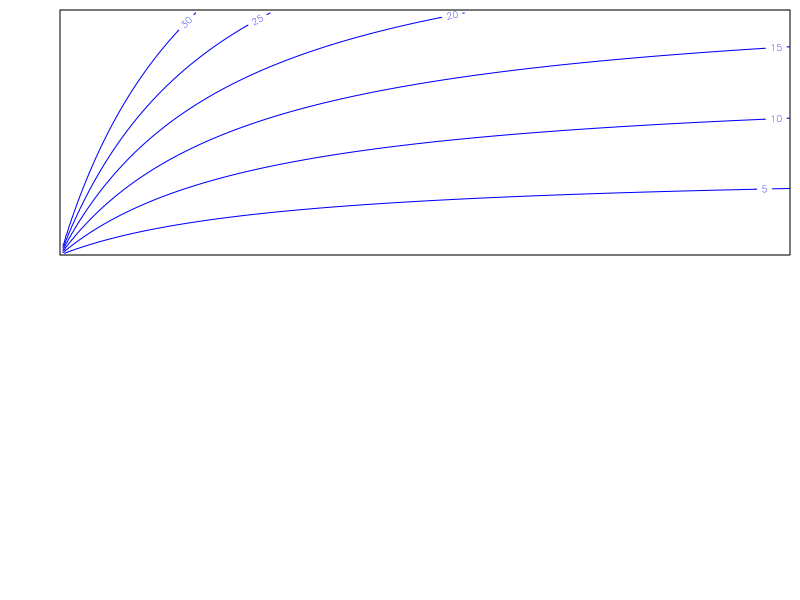

The R script that drew this image: (Note: this script raises an error after producing the figure.)
### R script to generate plot of positivity surfaces with final model parameters

p.pos <- function(p.inf=0.1,p.screen=0.05,p.asymp=0.92,p.attend.given.symp=0.91,p.test.given.symp=0.95,p.pos=0.97,p.falsepos=0.002) {
    p.pos <- (p.inf*(1-p.asymp)*p.attend.given.symp*p.pos + p.inf*p.asymp*p.screen*p.pos + (1-p.inf)*p.screen*p.falsepos)/(p.inf*(1-p.asymp)*p.attend.given.symp*p.pos + p.inf*p.asymp*p.screen*p.pos + (1-p.inf)*p.screen*p.falsepos + (1-p.inf)*p.screen*(1-p.falsepos))
return(p.pos)
}

p.inf <- seq(0.001,0.15,by=0.001)
p.screen <- seq(0.001,0.25,by=0.001)
p.positive <- matrix(0,nrow=length(p.inf),ncol=length(p.screen))
for (i in 1:length(p.inf)) {for (j in 1:length(p.screen)) {p.positive[i,j] <- p.pos(p.inf=p.inf[i],p.screen=p.screen[j])}}
p.positive.f <- matrix(0,nrow=length(p.inf),ncol=length(p.screen))
for (i in 1:length(p.inf)) {for (j in 1:length(p.screen)) {p.positive.f[i,j] <- p.pos(p.inf=p.inf[i],p.screen=p.screen[j],p.asymp=0.83)}}

setEPS()
postscript("~/Desktop/newfig2.eps",width=6,height=(3.267*2))
#pdf("~/Desktop/newfig2.pdf",width=6,height=(3.267*2))
layout(c(1,2))
par(mai=c(0.45,0.6,0.1,0.1),cex=0.7)

contour(p.screen,p.inf*(1-0.45)*(1-0.09),t(p.positive)*100,levels=c(0.05,0.1,0.15,0.2,0.25,0.3)*100,xaxt='n',yaxt='n',xaxs='i',yaxs='i',xlim=c(0,0.25),ylim=c(0,0.076),col="blue")
#contour(p.screen,p.inf*(1-0.45)*(1-0.09),t(p.positive.f)*100,levels=c(0.05,0.1,0.15,0.2,0.25,0.3)*100,xaxt='n',yaxt='n',xaxs='i',yaxs='i',xlim=c(0,0.25),ylim=c(0,0.076),add=T,col="red")

x <- list()
y <- list()
for (i in c(1,2,3,4,5,8,9,10,11,12,13)) {
p.screenobs <- tested.m[2,i]/(m.15.19+m.20.24)[i]
p.posobs <- colSums(notifications.m[2:3,])[i]/tested.m[2,i]
xx <- yy <- seq(0,0.25,length.out=1000)
for (k in 1:1000) {yy[k] <- p.pos(p.inf=xx[k],p.screen=p.screenobs)}
x[[length(x)+1]] <- p.screenobs
y[[length(y)+1]] <- xx[which.min(abs(yy-p.posobs))]}
x <- as.numeric(x)
y <- as.numeric(y)

points(x,y*(1-0.45)*(1-0.09),pch=19)
text(x,y*(1-0.45)*(1-0.09)+c(0,0,0,0,0,-0.001,0.001,-0.002,0,-0.001,+0.002),c("             2001","             2002","             2003","             2004","             2005","             2008","             2009","             2010","             2011","             2012","             2013"))

axis(1,at=c(0,0.05,0.1,0.15,0.2,0.25),labels=c("0","5","10","15","20","25"),tck=-0.0075,padj=-1.4,cex.axis=1,lwd.ticks=0.5)
axis(1,at=c(0,0.05,0.1,0.15,0.2,0.25),labels=c("","","","","",""),tck=0.0075,padj=-1.4,cex.axis=1,lwd.ticks=0.5)
mtext("Prevalence (%)",side=2,line=2.8,cex=0.9)
axis(2,las=2,at=c(0,0.025,0.05,0.075),labels=c("0","2.5","5","7.5"),tck=-0.0075,hadj=0.5,cex.axis=1,lwd.ticks=0.5)
axis(2,las=2,at=c(0,0.025,0.05,0.075),labels=c("","","",""),tck=0.0075,hadj=0.6,cex.axis=0.8,lwd.ticks=0.5)
axis(4,las=2,at=c(0,0.025,0.05,0.075),labels=c("","","",""),tck=0.0075,hadj=0.6,cex.axis=0.8,lwd.ticks=0.5)
mtext("Testing Rate (%)",side=1,line=1.65,cex=0.9)

legend("bottomright",c("Males"),lty=1,col=c("blue"),bty='n')
legend("bottom",c("M15-24 including 2001-2011 period of near constant positivity"),pch=19,bty='n')

par(mai=c(0.45,0.6,0.1,0.1),cex=0.7)

#contour(p.screen,p.inf*(1-0.45)*(1-0.09),t(p.positive)*100,levels=c(0.05,0.1,0.15,0.2,0.25,0.3)*100,xaxt='n',yaxt='n',xaxs='i',yaxs='i',xlim=c(0,0.25),ylim=c(0,0.076),col="blue")
contour(p.screen,p.inf*(1-0.45)*(1-0.09),t(p.positive.f)*100,levels=c(0.05,0.1,0.15,0.2,0.25,0.3)*100,xaxt='n',yaxt='n',xaxs='i',yaxs='i',xlim=c(0,0.25),ylim=c(0,0.076),col="red")

#points(c(1.219732,1.477448,1.791748,2.181576,2.334494,3.336556,3.970232,4.542735,5.286047)/100,c(0.036,0.042,0.049,0.057,0.060,0.076,0.085,0.092,0.10)*(1-0.45)*(1-0.09),pch=19)
#text(c(1.219732,1.477448,1.791748,2.181576,2.334494,3.336556,3.970232,4.542735,5.286047)/100,c(0.036,0.042,0.049,0.057,0.060,0.076,0.085,0.092,0.10)*(1-0.45)*(1-0.09),c("             2001","             2002","             2003","             2004","             2005","             2008","             2009","             2010","             2011"))

axis(1,at=c(0,0.05,0.1,0.15,0.2,0.25),labels=c("0","5","10","15","20","25"),tck=-0.0075,padj=-1.4,cex.axis=1,lwd.ticks=0.5)
axis(1,at=c(0,0.05,0.1,0.15,0.2,0.25),labels=c("","","","","",""),tck=0.0075,padj=-1.4,cex.axis=1,lwd.ticks=0.5)
mtext("Prevalence (%)",side=2,line=2.8,cex=0.9)
axis(2,las=2,at=c(0,0.025,0.05,0.075),labels=c("0","2.5","5","7.5"),tck=-0.0075,hadj=0.5,cex.axis=1,lwd.ticks=0.5)
axis(2,las=2,at=c(0,0.025,0.05,0.075),labels=c("","","",""),tck=0.0075,hadj=0.6,cex.axis=0.8,lwd.ticks=0.5)
axis(4,las=2,at=c(0,0.025,0.05,0.075),labels=c("","","",""),tck=0.0075,hadj=0.6,cex.axis=0.8,lwd.ticks=0.5)
mtext("Testing Rate (%)",side=1,line=1.65,cex=0.9)

legend("bottomright",c("Females"),lty=1,col=c("red"),bty='n')
#legend("bottom",c("M15-24 during 2001-2011 period of constant positivity"),pch=19,bty='n')

dev.off()
